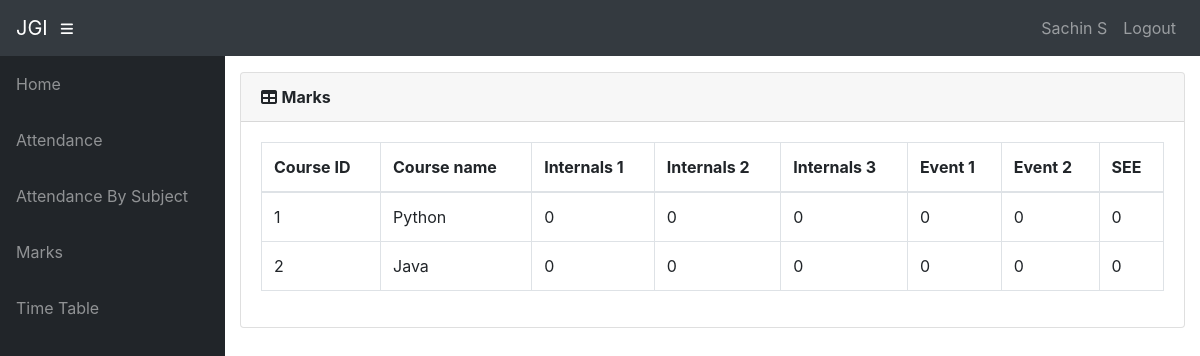
Page /info/student/172/marks_list/ (signed in) on the committed database.
### info/models.py (models this page shows, shortened)
class User(AbstractUser):
    @property
    def is_student(self):
        if hasattr(self, 'student'):
            return True
        return False

class Student(models.Model):
    user = models.OneToOneField(User, on_delete=models.CASCADE, null=True)
    class_id = models.ForeignKey(Class, on_delete=models.CASCADE, default=1)
    USN = models.CharField(primary_key='True', max_length=100)
    name = models.CharField(max_length=200)
    sex = models.CharField(max_length=50, choices=sex_choice, default='Male')
    DOB = models.DateField(default='1998-01-01')

class StudentCourse(models.Model):
    student = models.ForeignKey(Student, on_delete=models.CASCADE)
    course = models.ForeignKey(Course, on_delete=models.CASCADE)
    class Meta:
        unique_together = (('student', 'course'),)
        verbose_name_plural = 'Marks'

class Course(models.Model):
    dept = models.ForeignKey(Dept, on_delete=models.CASCADE)
    id = models.CharField(primary_key='True', max_length=50)
    name = models.CharField(max_length=50)
    shortname = models.CharField(max_length=50, default='X')

class Marks(models.Model):
    studentcourse = models.ForeignKey(StudentCourse, on_delete=models.CASCADE)
    name = models.CharField(max_length=50, choices=test_name, default='Internal test 1')
    marks1 = models.IntegerField(default=0, validators=[MinValueValidator(0), MaxValueValidator(100)])
    class Meta:
        unique_together = (('studentcourse', 'name'),)

### info/views.py (the view)
# urls.py: path('student/<slug:stud_id>/marks_list/',
@login_required()
def marks_list(request, stud_id):
    stud = Student.objects.get(USN=stud_id, )
    ass_list = Assign.objects.filter(class_id_id=stud.class_id)
    sc_list = []
    for ass in ass_list:
        try:
            sc = StudentCourse.objects.get(student=stud, course=ass.course)
        except StudentCourse.DoesNotExist:
            sc = StudentCourse(student=stud, course=ass.course)
            sc.save()
            sc.marks_set.create(type='I', name='Internal test 1')
            sc.marks_set.create(type='I', name='Internal test 2')
            sc.marks_set.create(type='I', name='Internal test 3')
            sc.marks_set.create(type='E', name='Event 1')
            sc.marks_set.create(type='E', name='Event 2')
            sc.marks_set.create(type='S', name='Semester End Exam')
        sc_list.append(sc)
    return render(request, 'info/marks_list.html', {'sc_list': sc_list})

### info/templates/info/marks_list.html
{% extends 'info/base.html' %}
    {% load static %}
    {% block content %}
                  <div class="card mb-3">
            <div class="card-header">
              <i class="fas fa-table"></i>
            <b>Marks</b></div>
            <div class="card-body">
              <div class="table-responsive">
                <table class="table table-bordered" id="dataTable" width="100%" cellspacing="0">
                  <thead>
                    <tr>
                        <th>Course ID</th>
                        <th>Course name</th>
                        <th>Internals 1</th>
                        <th>Internals 2</th>
                        <th>Internals 3</th>
                        <th>Event 1</th>
                        <th>Event 2</th>
                        <th>SEE</th>
                    </tr>
                  </thead>
                  <tbody>
                    {% for sc in sc_list %}
                    <tr>
                        <td>{{ sc.course_id }}</td>
                        <td>{{sc.course.name}}</td>
                        {% for m in sc.marks_set.all %}
                            <td>{{ m.marks1 }}</td>
                        {% endfor %}
                    </tr>
                    {% empty %}
                            <p>student has no courses</p>
                    {% endfor %}
                  </tbody>
                </table>
              </div>
            </div>
          </div>
    {% endblock %}

### info/templates/info/base.html (shortened to what this page needs)
<!DOCTYPE html>
<html lang="en">
  <head>
      {% load static %}
    <link href="{% static '/info/bootstrap/vendor/bootstrap/css/bootstrap.min.css' %}" rel="stylesheet">
    <link href="{% static '/info/bootstrap/vendor/fontawesome-free/css/all.min.css' %}" rel="stylesheet" type="text/css">
    <link href="{% static '/info/bootstrap/vendor/datatables/dataTables.bootstrap4.css' %}" rel="stylesheet">
    <link href="{% static '/info/bootstrap/css/sb-admin.css' %}" rel="stylesheet">
  </head>
  <body id="page-top">
    <nav class="navbar navbar-expand navbar-dark bg-dark static-top">
      <a class="navbar-brand mr-1" href="{% url 'index' %}">JGI</a>
      <button class="btn btn-link btn-sm text-white order-1 order-sm-0" id="sidebarToggle" href="#">
        <i class="fas fa-bars"></i>
      </button>
        <div class="collapse navbar-collapse" id="navbarResponsive">
          <ul class="navbar-nav ml-auto">
            <li class="nav-item">
                {% if request.user.is_student %}
                    <a class="nav-link text-capitalize">{{ request.user.student.name }}</a>
                {% elif request.user.is_teacher %}
                    <a class="nav-link text-capitalize">{{ request.user.teacher.name }}</a>
                {% endif %}
            </li>
            <li class="nav-item">
                <a class="nav-link" href="#" data-toggle="modal" data-target="#logoutModal">Logout</a>
            </li>
          </ul>
        </div>
    </nav>
    <div id="wrapper">
      <ul class="sidebar navbar-nav">
            <li class="nav-item">
              <a class="nav-link" href="{% url 'index' %}">
                <span>Home</span>
              </a>
            </li>
        {% if request.user.is_student %}
            <li class="nav-item">
              <a class="nav-link" href="{% url 'attendance' request.user.student.USN %}">
                <span>Attendance</span>
              </a>
            </li>
            <li class="nav-item">
              <a class="nav-link" href="{% url 'attendance' request.user.student.USN %}">
                <span>Attendance By Subject</span>
              </a>
            </li>
            <li class="nav-item">
              <a class="nav-link" href="{% url 'marks_list' request.user.student.USN %}">
                <span>Marks</span>
              </a>
            </li>
              <li class="nav-item">
              <a class="nav-link" href="{% url 'timetable' request.user.student.class_id_id %}">
                <span>Time Table</span>
              </a>
            </li>
        {% endif %}
      </ul>
      <div id="content-wrapper">
        <div class="container-fluid">
            {% block content %}
            {% endblock %}
        </div>
      </div>
    </div>
  </body>
</html>

### rows in the picture
User: user.student.name "Sachin S"
StudentCourse: course_id "1", course.name "Python"
Marks: marks1 "0"
Marks: marks1 "0"
Marks: marks1 "0"
Marks: marks1 "0"
Marks: marks1 "0"
Marks: marks1 "0"
StudentCourse: course_id "2", course.name "Java"
Marks: marks1 "0"
Marks: marks1 "0"
Marks: marks1 "0"
Marks: marks1 "0"
Marks: marks1 "0"
Marks: marks1 "0"
